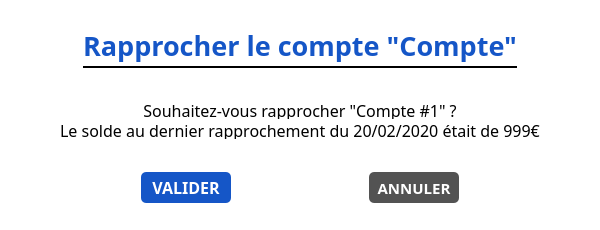
<?xml version="1.0" encoding="UTF-8"?>
<ui version="4.0">
 <class>RapprocherCompteModal</class>
 <widget class="QMainWindow" name="RapprocherCompteModal">
  <property name="geometry">
   <rect>
    <x>0</x>
    <y>0</y>
    <width>600</width>
    <height>230</height>
   </rect>
  </property>
  <property name="sizePolicy">
   <sizepolicy hsizetype="Fixed" vsizetype="Fixed">
    <horstretch>0</horstretch>
    <verstretch>0</verstretch>
   </sizepolicy>
  </property>
  <property name="minimumSize">
   <size>
    <width>600</width>
    <height>230</height>
   </size>
  </property>
  <property name="maximumSize">
   <size>
    <width>600</width>
    <height>230</height>
   </size>
  </property>
  <property name="windowTitle">
   <string>Treasurer - Rapprocher un compte</string>
  </property>
  <property name="styleSheet">
   <string notr="true">background: #ffffff;</string>
  </property>
  <widget class="QWidget" name="centralwidget">
   <layout class="QGridLayout" name="gridLayout">
    <item row="3" column="0">
     <layout class="QHBoxLayout" name="horizontalLayout_2">
      <property name="topMargin">
       <number>10</number>
      </property>
      <item>
       <spacer name="horizontalSpacer_5">
        <property name="orientation">
         <enum>Qt::Horizontal</enum>
        </property>
        <property name="sizeHint" stdset="0">
         <size>
          <width>40</width>
          <height>20</height>
         </size>
        </property>
       </spacer>
      </item>
      <item>
       <widget class="QPushButton" name="validate_button">
        <property name="sizePolicy">
         <sizepolicy hsizetype="Fixed" vsizetype="Fixed">
          <horstretch>0</horstretch>
          <verstretch>0</verstretch>
         </sizepolicy>
        </property>
        <property name="minimumSize">
         <size>
          <width>90</width>
          <height>31</height>
         </size>
        </property>
        <property name="maximumSize">
         <size>
          <width>90</width>
          <height>31</height>
         </size>
        </property>
        <property name="font">
         <font>
          <family>Raleway</family>
          <pointsize>12</pointsize>
          <weight>75</weight>
          <bold>true</bold>
         </font>
        </property>
        <property name="styleSheet">
         <string notr="true">QPushButton{
background : #1556C7;
color : #FFFFFF;
font-weight: bold;
border-radius: 5px;
border: none;
}</string>
        </property>
        <property name="text">
         <string>VALIDER</string>
        </property>
       </widget>
      </item>
      <item>
       <spacer name="horizontalSpacer_3">
        <property name="orientation">
         <enum>Qt::Horizontal</enum>
        </property>
        <property name="sizeHint" stdset="0">
         <size>
          <width>40</width>
          <height>20</height>
         </size>
        </property>
       </spacer>
      </item>
      <item>
       <widget class="QPushButton" name="cancel_button">
        <property name="sizePolicy">
         <sizepolicy hsizetype="Fixed" vsizetype="Fixed">
          <horstretch>0</horstretch>
          <verstretch>0</verstretch>
         </sizepolicy>
        </property>
        <property name="minimumSize">
         <size>
          <width>90</width>
          <height>31</height>
         </size>
        </property>
        <property name="maximumSize">
         <size>
          <width>90</width>
          <height>31</height>
         </size>
        </property>
        <property name="font">
         <font>
          <family>Raleway</family>
          <pointsize>11</pointsize>
          <weight>75</weight>
          <bold>true</bold>
         </font>
        </property>
        <property name="styleSheet">
         <string notr="true">QPushButton{
background : #535353;
color : #FFFFFF;
font-weight: bold;
border-radius: 5px;
border: none;
}</string>
        </property>
        <property name="text">
         <string>ANNULER</string>
        </property>
       </widget>
      </item>
      <item>
       <spacer name="horizontalSpacer_4">
        <property name="orientation">
         <enum>Qt::Horizontal</enum>
        </property>
        <property name="sizeHint" stdset="0">
         <size>
          <width>40</width>
          <height>20</height>
         </size>
        </property>
       </spacer>
      </item>
     </layout>
    </item>
    <item row="0" column="0">
     <layout class="QVBoxLayout" name="verticalLayout_2">
      <item>
       <layout class="QHBoxLayout" name="horizontalLayout">
        <item>
         <spacer name="horizontalSpacer_2">
          <property name="orientation">
           <enum>Qt::Horizontal</enum>
          </property>
          <property name="sizeHint" stdset="0">
           <size>
            <width>40</width>
            <height>20</height>
           </size>
          </property>
         </spacer>
        </item>
        <item>
         <layout class="QVBoxLayout" name="verticalLayout_9">
          <property name="spacing">
           <number>0</number>
          </property>
          <item>
           <widget class="QLabel" name="titreModal">
            <property name="minimumSize">
             <size>
              <width>0</width>
              <height>40</height>
             </size>
            </property>
            <property name="maximumSize">
             <size>
              <width>16777215</width>
              <height>40</height>
             </size>
            </property>
            <property name="font">
             <font>
              <family>Raleway</family>
              <pointsize>20</pointsize>
              <weight>75</weight>
              <bold>true</bold>
             </font>
            </property>
            <property name="styleSheet">
             <string notr="true">color: #1556C7;</string>
            </property>
            <property name="text">
             <string>&lt;html&gt;&lt;head/&gt;&lt;body&gt;&lt;p align=&quot;center&quot;&gt;Rapprocher le compte &amp;quot;Compte&amp;quot;&lt;/p&gt;&lt;/body&gt;&lt;/html&gt;</string>
            </property>
           </widget>
          </item>
          <item>
           <widget class="QWidget" name="widget_2" native="true">
            <property name="minimumSize">
             <size>
              <width>0</width>
              <height>2</height>
             </size>
            </property>
            <property name="maximumSize">
             <size>
              <width>16777215</width>
              <height>2</height>
             </size>
            </property>
            <property name="styleSheet">
             <string notr="true">background: #000000;</string>
            </property>
           </widget>
          </item>
         </layout>
        </item>
        <item>
         <spacer name="horizontalSpacer">
          <property name="orientation">
           <enum>Qt::Horizontal</enum>
          </property>
          <property name="sizeHint" stdset="0">
           <size>
            <width>40</width>
            <height>20</height>
           </size>
          </property>
         </spacer>
        </item>
       </layout>
      </item>
     </layout>
    </item>
    <item row="1" column="0">
     <layout class="QHBoxLayout" name="horizontalLayout_3">
      <item>
       <layout class="QVBoxLayout" name="verticalLayout">
        <property name="spacing">
         <number>0</number>
        </property>
        <property name="topMargin">
         <number>8</number>
        </property>
        <item>
         <layout class="QHBoxLayout" name="horizontalLayout_4">
          <property name="spacing">
           <number>0</number>
          </property>
          <item>
           <spacer name="horizontalSpacer_8">
            <property name="orientation">
             <enum>Qt::Horizontal</enum>
            </property>
            <property name="sizeHint" stdset="0">
             <size>
              <width>40</width>
              <height>20</height>
             </size>
            </property>
           </spacer>
          </item>
          <item>
           <widget class="QLabel" name="compteLabel">
            <property name="enabled">
             <bool>true</bool>
            </property>
            <property name="sizePolicy">
             <sizepolicy hsizetype="Preferred" vsizetype="Preferred">
              <horstretch>0</horstretch>
              <verstretch>0</verstretch>
             </sizepolicy>
            </property>
            <property name="minimumSize">
             <size>
              <width>0</width>
              <height>20</height>
             </size>
            </property>
            <property name="maximumSize">
             <size>
              <width>16777215</width>
              <height>20</height>
             </size>
            </property>
            <property name="font">
             <font>
              <family>Raleway</family>
              <pointsize>12</pointsize>
              <weight>50</weight>
              <bold>false</bold>
             </font>
            </property>
            <property name="text">
             <string>&lt;html&gt;&lt;head/&gt;&lt;body&gt;&lt;p align=&quot;center&quot;&gt;Souhaitez-vous rapprocher &amp;quot;Compte #1&amp;quot; ?&lt;/p&gt;&lt;/body&gt;&lt;/html&gt;</string>
            </property>
           </widget>
          </item>
          <item>
           <spacer name="horizontalSpacer_9">
            <property name="orientation">
             <enum>Qt::Horizontal</enum>
            </property>
            <property name="sizeHint" stdset="0">
             <size>
              <width>40</width>
              <height>20</height>
             </size>
            </property>
           </spacer>
          </item>
         </layout>
        </item>
        <item>
         <layout class="QHBoxLayout" name="horizontalLayout_5">
          <property name="spacing">
           <number>0</number>
          </property>
          <item>
           <spacer name="horizontalSpacer_6">
            <property name="orientation">
             <enum>Qt::Horizontal</enum>
            </property>
            <property name="sizeHint" stdset="0">
             <size>
              <width>40</width>
              <height>20</height>
             </size>
            </property>
           </spacer>
          </item>
          <item>
           <widget class="QLabel" name="dernierRapprochementLabel">
            <property name="enabled">
             <bool>true</bool>
            </property>
            <property name="sizePolicy">
             <sizepolicy hsizetype="Preferred" vsizetype="Preferred">
              <horstretch>0</horstretch>
              <verstretch>0</verstretch>
             </sizepolicy>
            </property>
            <property name="minimumSize">
             <size>
              <width>0</width>
              <height>20</height>
             </size>
            </property>
            <property name="maximumSize">
             <size>
              <width>16777215</width>
              <height>20</height>
             </size>
            </property>
            <property name="font">
             <font>
              <family>Raleway</family>
              <pointsize>12</pointsize>
              <weight>50</weight>
              <bold>false</bold>
             </font>
            </property>
            <property name="text">
             <string>&lt;html&gt;&lt;head/&gt;&lt;body&gt;&lt;p align=&quot;center&quot;&gt;Le solde au dernier rapprochement du 20/02/2020 était de 999€&lt;/p&gt;&lt;/body&gt;&lt;/html&gt;</string>
            </property>
           </widget>
          </item>
          <item>
           <spacer name="horizontalSpacer_7">
            <property name="orientation">
             <enum>Qt::Horizontal</enum>
            </property>
            <property name="sizeHint" stdset="0">
             <size>
              <width>40</width>
              <height>20</height>
             </size>
            </property>
           </spacer>
          </item>
         </layout>
        </item>
       </layout>
      </item>
     </layout>
    </item>
   </layout>
  </widget>
 </widget>
 <resources/>
 <connections/>
</ui>
